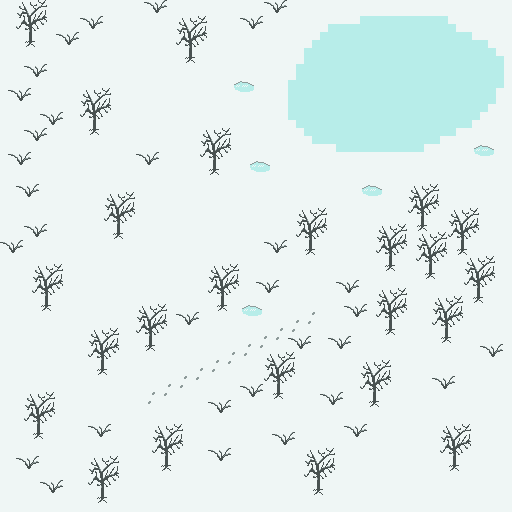

A level layout from a 2D game, rendered from its tile map. Below: a short description, then the map file with tile-grid data replaced by summaries:
An orthogonal 64x64 tile map with 8x8 px tiles, 1 tile layer (Tile Layer 1).

<map version="1.0" orientation="orthogonal" width="64" height="64" tilewidth="8" tileheight="8">
 <tileset firstgid="1" name="tileset" tilewidth="8" tileheight="8">
  <image source="../gfx/tileset.png" width="128" height="64" />
 </tileset>
 <layer name="Tile Layer 1" width="64" height="64">
  <data>[4096 cells, 4096 non-empty, 40 distinct tile ids]</data>
 </layer>
</map>